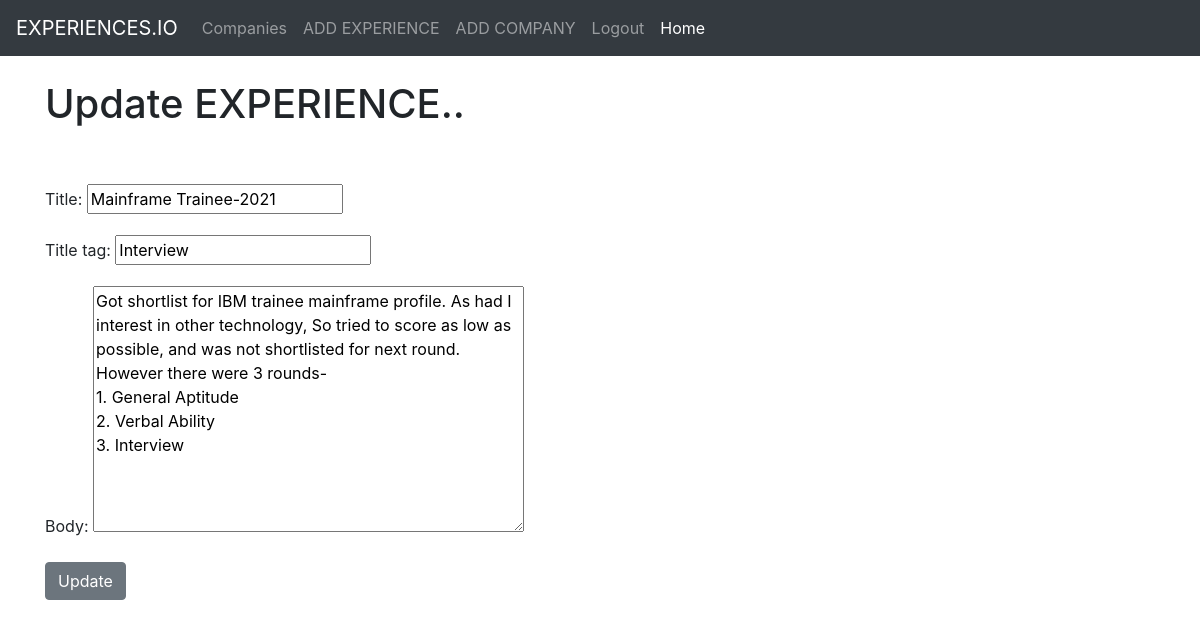
/article/edit/9 (signed in), run on the app's committed database.
### theblog/models.py (models this page shows, shortened)
class Post(models.Model):
    title = models.CharField(max_length =255)
    title_tag = models.CharField(max_length =255)
    author = models.ForeignKey(User, on_delete=models.CASCADE)
    body = models.TextField()
    post_date = models.DateField(auto_now_add=True)
    category = models.CharField(max_length=255,default='Company')

### theblog/views.py (the view)
# urls.py: path('article/edit/<int:pk>', UpdatePostView.as_view(), name='update_post'),
class UpdatePostView(UpdateView):
    model = Post
    form_class = EditForm
    template_name = 'update_post.html'

### theblog/forms.py
class EditForm(forms.ModelForm):
    class Meta:
        model = Post
        fields = ('title','title_tag', 'body')
        widgets = {
            'title' : forms.TextInput(attrs={'class': 'form-contol', 'placeholder':'Company Name'}),
            'title_tag' : forms.TextInput(attrs={'class': 'form-contol'}),
            'body' : forms.Textarea(attrs={'class': 'form-contol'}),
        }

### theblog/templates/update_post.html (shortened to what this page needs)
{% extends 'base.html' %}
{% block  content %}
{% if user.is_authenticated %}
{% if user.id == post.author.id %}
<h1>Update EXPERIENCE..</h1>
<br><br/>
<div class="form-group">
<form method="POST">
    {{ form.as_p }}
    <button class="btn btn-secondary">Update</button>
</form>
</div>
{% else %}
You're not allowed
{% endif %}
{% else %}
You're not allowed here!! Login First!
{% endif %}
{% endblock %}

### data on the page
Post: title "Mainframe Trainee-2021", title_tag "Interview", body "Got shortlist for IBM trainee mainframe profile. As had I interest in other technology, So tried to score as low as possible, and was not shortlisted for next round. However there were 3 rounds- 1. General Aptitude 2. Verbal Ability 3. Interview"
